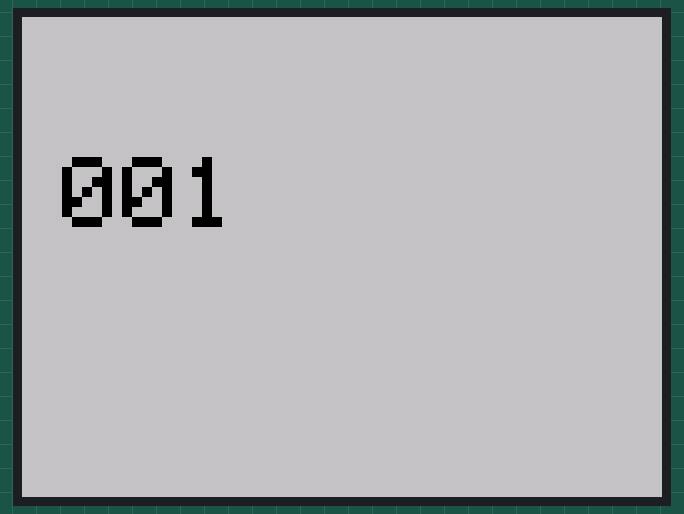
Recording of a sketch running on a simulated ESP32. Parts: 320×240 colour display. WiFi joins after 1.5 s; servers stay silent unless stated; what the sketch prints to the serial monitor is not drawn.

Above: at 1.97 s.
At 17.28 s:
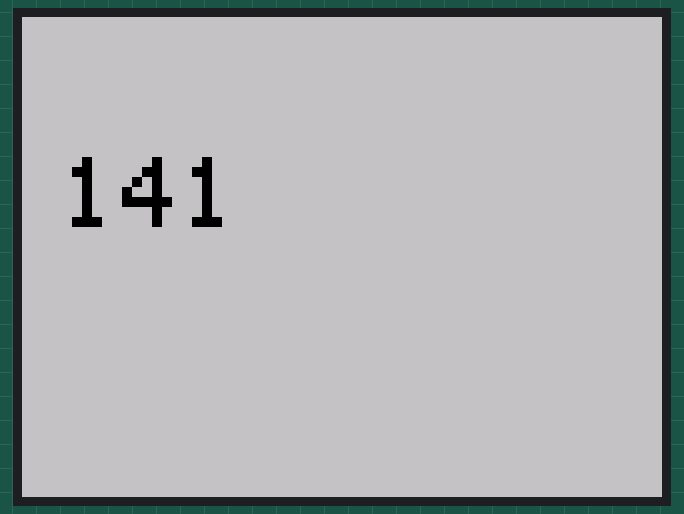
At 32.5 s:
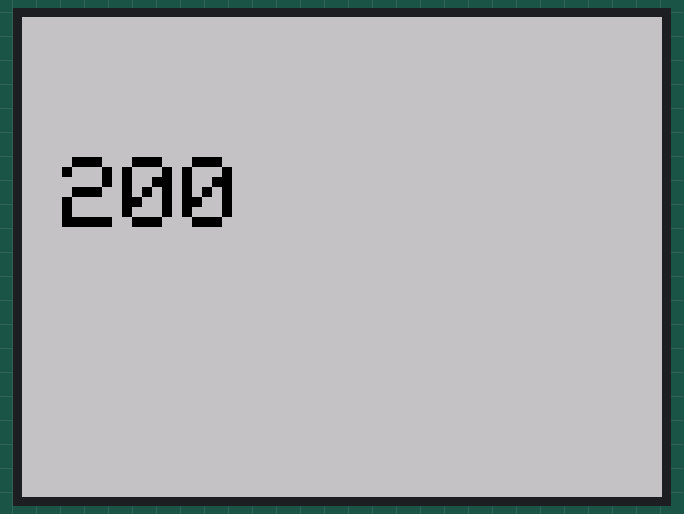
At 33.8 s:
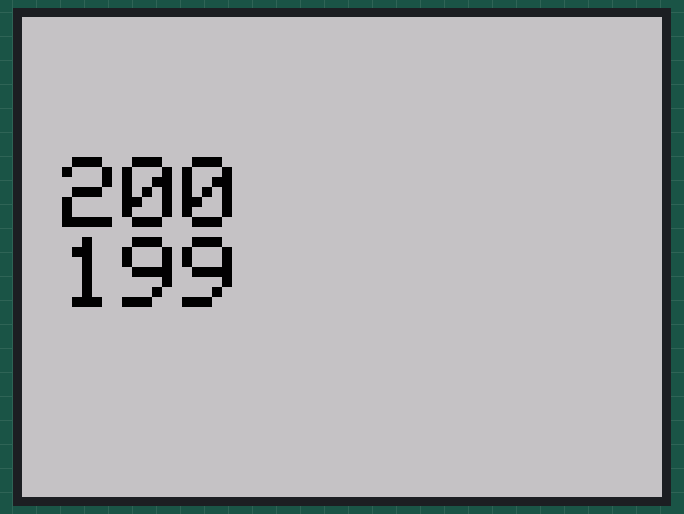
At 35.99 s:
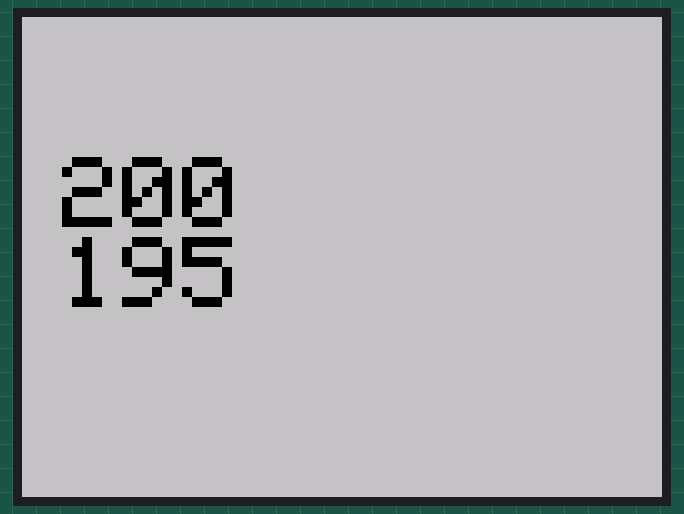
At 39.37 s:
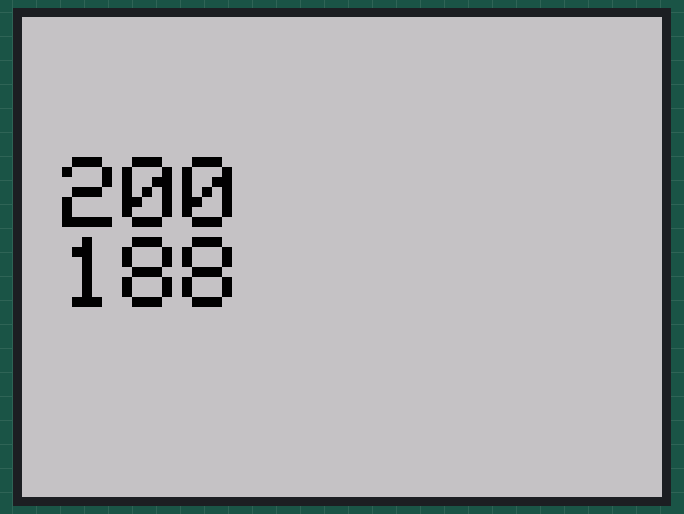

Measured:
- what the display in image 2 shows lasts 0.8 s, from 32.5 s to 33.3 s
- what the display in image 3 shows lasts 0.5 s, from 33.8 s to 34.3 s

The sketch:

WebUpdate.ino
```cpp
/*
  To upload through terminal you can use: curl -F "image=@firmware.bin" esp8266-webupdate.local/update
*/

#include <WiFi.h>
#include <WiFiClient.h>
#include <WebServer.h>
#include <ESPmDNS.h>
#include <Update.h>

#include <TFT_eSPI.h>
//#include "horlogeFont.h"
TFT_eSPI tft = TFT_eSPI();


const char* host = "tensionmetre-snsm";
const char* ssid = "cestmoi";
const char* password = "123456789";

WebServer server(80);
const char* serverIndex = "<!DOCTYPE html><html><body>"
                          "<h1>Blood Pressure Monitor</h1>"
                          "<form action='/setLimits'>"
                          "Systolic Limit: <input type='number' name='systolicLimit'><br>"
                          "Diastolic Limit: <input type='number' name='diastolicLimit'><br>"
                          "<input type='submit' value='Set Limits'>"
                          "</form>"
                          "</body></html>";


int systolic = 0;
int diastolic = 0;
int systolicLimit = 200;
int diastolicLimit = 80;

int delay_systolic = 50;
int delay_systolic_limit = 300;

int delay_diastolic = 75;
int delay_diastolic_limit = 200;


#define BACKGROUND_COLOR TFT_SILVER
#define TEXT_COLOR TFT_BLACK

void setup(void) {
  tft.init();
  tft.setRotation(3);
  tft.fillScreen(BACKGROUND_COLOR);
  tft.setTextSize(5);
  tft.setTextColor(TEXT_COLOR);

  Serial.begin(115200);
  Serial.println();
  Serial.println("Booting Sketch...");
  WiFi.mode(WIFI_AP_STA);
  WiFi.begin(ssid, password);

  if (WiFi.waitForConnectResult() == WL_CONNECTED) {
    MDNS.begin(host);

    server.on("/", HTTP_GET, []() {
      server.sendHeader("Connection", "close");
      server.send(200, "text/html", serverIndex);
    });

    server.begin();
}}
void initDisplay(){
  tft.fillRect(0, 0, 320, 240, BACKGROUND_COLOR);
}

void displayJustSystole(){
  tft.setCursor(20, 70);
  tft.setTextColor(BACKGROUND_COLOR,TEXT_COLOR); tft.print (""); //Effacer des valeurs affichées à l'écran si modifications
  tft.setTextColor(TEXT_COLOR,BACKGROUND_COLOR);
  tft.printf("%03d", systolic);
  //Serial.printf("dia : %d sys : %d",diastolic,systolic);
}

void displayReadings() {
  //tft.fillRect(0, 110, 200, 80, BACKGROUND_COLOR);
  tft.setCursor(20, 110);
  tft.printf("%03d", diastolic);
  //Serial.printf("dia : %d sys : %d",diastolic,systolic);
}


void loop(void) {
  initDisplay();
  delay_systolic = 50;
  delay_diastolic = 75;

  // Increment systolic reading until limit is reached
  for (int i = 0; i <= systolicLimit; i++) {
    systolic = i;
    displayJustSystole();
    delay_systolic = i*delay_systolic_limit/systolicLimit;
    delay(delay_systolic);
  }

  delay(500);

  // Decrement diastolic reading from systolic value to diastolic limit
  for (int i = systolic; i >= diastolicLimit; i--) {


    diastolic = i;
    displayReadings();
    delay_diastolic = i*delay_diastolic_limit/diastolicLimit;
    delay(delay_diastolic);
  }

  // Display final readings and pause for 10 seconds
  systolic = systolicLimit;
  diastolic = diastolicLimit;
  displayReadings();
  delay(10000);
  //test();
  //delay(2); // allow the CPU to switch to other tasks
}
```
